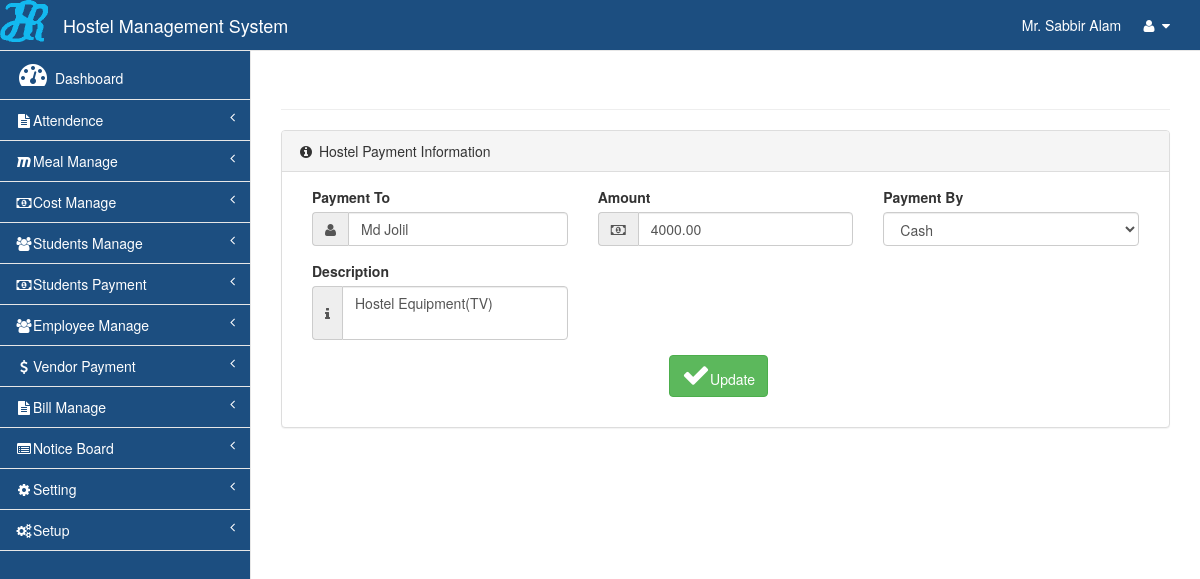
Screenshot of /ui/payment/edit.php?id=2&wtd=edit (signed in) with the database file from the repository.
### tables this page shows
CREATE TABLE `payment` (
  `serial` int(11) NOT NULL,
  `description` varchar(100) NOT NULL,
  `paymentTo` varchar(100) NOT NULL,
  `amount` decimal(18,2) NOT NULL,
  `paymentBy` varchar(50) NOT NULL,
  `paymentDate` date NOT NULL
);

### inc/dbPlayer.php (called while the page is built, shortened)
<?php
class dbPlayer {
    private $db_host="localhost";
    private $db_name="hms";
    private $db_user="root";
    private $db_pass="";
    protected $con;
   public function open(){
        $this->con = mysqli_connect($this->db_host,$this->db_user,$this->db_pass);
       if($this->con)
       {
           $dbSelect = mysqli_select_db($this->con, $this->db_name);
           if($dbSelect)
           {
               return "true";
           }
           else
           {
               return mysqli_error();
           }
       }
        else
        {
            return  mysqli_error();
        }
    }
    public  function  getData($query)
    {
        $res = mysqli_query($this->con, $query);
        if(!$res)
        {
            return "Can't get data";
        }
        else
        {
            return $res;
        }
    }
}

### ui/payment/edit.php (the view, shortened to what this page needs)
<?php
require('./../../inc/dbPlayer.php');
if (isset($_GET['id']) && $_GET['wtd']) {
    $db = new \dbPlayer\dbPlayer();
    if($_GET['wtd']==="edit")
    {
        if ($msg = "true") {
            $result = $db->getData("SELECT * FROM payment where serial='".$GLOBALS["serial"]."'");
            if($result !== "Can't get data")
            {
                $data = array();
                while ($row = mysqli_fetch_array($result)) {
                    array_push($data,$row['paymentTo']);
                    array_push($data,$row['amount']);
                    array_push($data,$row['paymentBy']);
                    array_push($data,$row['description']);
                }
                formRender($data[0],$data[1],$data[2],$data[3]);
            }
            else
            {
                echo '<script type="text/javascript"> alert("' . $result . '");</script>';
            }
        } else {
            echo '<script type="text/javascript"> alert("' . $msg . '");</script>';
        }
    }
    else
    {
        header("location: view.php");
    }
}
else
{
    header("location: view.php");
}
function formRender($paymentTo,$amount,$paymentBy,$desc)
{ ?>
    <?php include('./../../master.php'); ?>
    <div id="page-wrapper">
    <div class="row">
        <div class="col-lg-12">
            <h1 class="page-header titlehms"><i class="fa fa-hand-o-right"></i>Update Payment</h1>
        </div>
    </div>
    <div class="row">
        <div class="col-lg-12">
            <div class="panel panel-default">
                <div class="panel-heading">
                    <i class="fa fa-info-circle fa-fw"></i> Hostel Payment Information
                </div>
                <div class="panel-body">
                    <div class="row">
                        <div class="col-lg-12">
                            <form name="payment" action="edit.php?update=1"  accept-charset="utf-8" method="post" enctype="multipart/form-data">
                                <div class="row">
                                    <div class="col-lg-12">
                                        <div class="col-lg-4">
                                            <div class="form-group ">
                                                <label>Payment To</label>
                                                <div class="input-group">
                                                    <span class="input-group-addon"><i class="fa fa-user"></i> </span>
                                                    <input type="text" placeholder="Payment To" class="form-control" name="paymentTo"  value="<?php echo $paymentTo;?>" required>
                                                </div>
                                            </div>
                                        </div>
                                        <div class="col-lg-4">
                                            <div class="form-group ">
                                                <label>Amount</label>
                                                <div class="input-group">
                                                    <span class="input-group-addon"><i class="fa fa-money"></i> </span>
                                                    <input type="text" placeholder="Amount" class="form-control" name="amount"  value="<?php echo $amount;?>" required>
                                                </div>
                                            </div>
                                        </div>
                                        <div class="col-lg-4">
                                            <div class="form-group">
                                                <label>Payment By</label>
                                                <select class="form-control" name="paymentBy" required>
                                                    <?php
                                                        if($paymentBy==="Cash")
                                                        {
                                                            echo '<option value="Cash" selected>Cash</option>';
                                                        }
                                                        else
                                                        {
                                                            echo '<option value="Cash">Cash</option>';
                                                            echo '<option value="Cheque" selected>Cheque</option>';
                                                        }?>
                                                </select>
                                            </div>
                                        </div>
                                    </div>
                                </div>
                                <div class="row">
                                    <div class="col-lg-12">
                                        <div class="col-lg-4">
                                            <div class="form-group ">
                                                <label>Description</label>
                                                <div class="input-group">
                                                    <span class="input-group-addon"><i class="fa fa-info"></i> </span>
                                                    <textarea rows="2"  placeholder="Description" class="form-control" name="description" required><?php echo $desc;?></textarea>
                                                </div>
                                            </div>
                                        </div>
                                    </div>
                                </div>
                                <div class="row">
                                    <div class="col-lg-12">
                                        <div class="col-lg-5"></div>
                                        <div class="col-lg-2">
                                            <div class="form-group ">
                                                <button type="submit" class="btn btn-success" name="btnUpdate" ><i class="fa fa-2x fa-check"></i>Update</button>
                                            </div>
                                        </div>
                                        <div class="col-lg-5">
                                        </div>
                                    </div>
                                </div>
                            </form>
                        </div>
                    </div>
                </div>
            </div>
        </div>
    </div>
    <?php include('./../../footer.php'); ?>
<?php }

### master.php (style rules this page uses)
textarea { resize: none; }

### rows the page displays
payment: paymentTo "Md Jolil", amount "4000.00", paymentBy "Cash", description "Hostel Equipment(TV)"

### other values shown
$name "Mr. Sabbir Alam"
